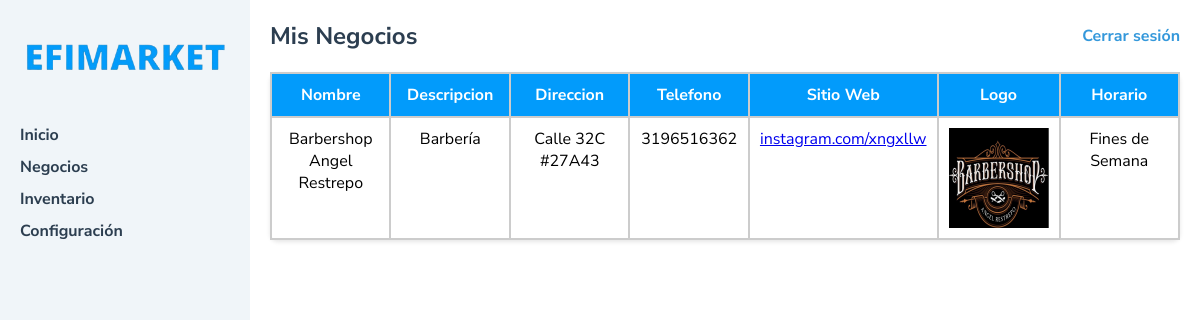
Screenshot of /Vista/usuarios/administracion/misNegocios.php (signed in) with the database file from the repository.
### tables this page shows
CREATE TABLE `negocios` (
  `id_negocio` bigint(20) UNSIGNED NOT NULL,
  `id_usuario` int(11) NOT NULL,
  `nombre_negocio` varchar(100) NOT NULL,
  `descripcion` varchar(255) DEFAULT NULL,
  `direccion` varchar(255) DEFAULT NULL,
  `telefono` varchar(20) DEFAULT NULL,
  `sitio_web` varchar(100) DEFAULT NULL,
  `id_categoria` int(11) DEFAULT NULL,
  `horario` varchar(255) NOT NULL,
  `logo` varchar(255) NOT NULL
);

### Controlador/controladorNegocios.php (called while the page is built, shortened)
<?php
class ControladorNegocios
{
    private $conn;
    public function __construct()
    {
        $servername = "localhost";
        $username = "root";
        $password = "";
        $dbname = "efimarket";
        $this->conn = new mysqli($servername, $username, $password, $dbname);
    }
    public function obtenerNegociosPorUsuario($id_usuario)
    {
        $sql = "SELECT nombre_negocio, descripcion, direccion, telefono, sitio_web, horario, logo  FROM negocios WHERE id_usuario = ?";
        $stmt = $this->conn->prepare($sql);
        $stmt->bind_param("i", $id_usuario);
        $stmt->execute();
        $result = $stmt->get_result();
        $negocios = [];
        while ($row = $result->fetch_assoc()) {
            $negocios[] = $row;
        }
        return $negocios;
    }
}

### Vista/usuarios/administracion/misNegocios.php (the view, shortened to what this page needs)
<?php
require_once '../../../Controlador/controladorNegocios.php';
$controladorNegocios = new ControladorNegocios();
$id_usuario = $_SESSION['id_usuario'];
$negocios = $controladorNegocios->obtenerNegociosPorUsuario($id_usuario);
?>
<!DOCTYPE html>
<html lang="en">
<head>
    <link rel="stylesheet" href="admin.css">
</head>
<body>
    <div class="sidebar">
        <a href="../../index.php" class="logo">
            <img src="../../images/letras.png" alt="Efimarket Logo">
        </a>
        <ul class="menu">
            <li><a href="panel.php">Inicio</a></li>
            <li><a href="negocios.php">Negocios</a></li>
            <li><a href="inventario.php">Inventario</a></li>
            <li><a href="confi.php">Configuración</a></li>
        </ul>
    </div>
    <div class="main-content">
        <header>
            <h1>Mis Negocios</h1>
            <a href="../../../Controlador/logout.php">Cerrar sesión</a>
        </header>
        <div class="content">
            <div class="tablaNegocios">
                <div class="header">Nombre</div>
                <div class="header">Descripcion</div>
                <div class="header">Direccion</div>
                <div class="header">Telefono</div>
                <div class="header">Sitio Web</div>
                <div class="header">Logo</div>
                <div class="header">Horario</div>
                <?php if (isset($negocios) && !empty($negocios)) : ?>
                    <?php foreach ($negocios as $negocio) : ?>
                        <div class="campo"><?php echo $negocio['nombre_negocio']; ?></div>
                        <div class="campo"><?php echo $negocio['descripcion']; ?></div>
                        <div class="campo"><?php echo $negocio['direccion']; ?></div>
                        <div class="campo"><?php echo $negocio['telefono']; ?></div>
                        <div class="campo">
                            <a href="<?php echo strpos($negocio['sitio_web'], 'http') === 0 ? htmlspecialchars($negocio['sitio_web']) : 'https://' . htmlspecialchars($negocio['sitio_web']); ?>" target="_blank">
                                <?php echo htmlspecialchars($negocio['sitio_web']); ?>
                            </a>
                        </div>
                        <div class="campo">
                            <?php if (!empty($negocio['logo'])) : ?>
                                <img src="../../../uploads/logos/<?php echo htmlspecialchars($negocio['logo']); ?>" alt="Logo del negocio" style="max-width: 100px; max-height: 100px;">
                            <?php else : ?>
                                Sin logo
                            <?php endif; ?>
                        </div>
                        <div class="campo"><?php echo $negocio['horario']; ?></div>
                    <?php endforeach; ?>
                <?php else : ?>
                    <div class="campo" colspan="7">No hay negocios registrados</div>
                <?php endif; ?>
            </div>
        </div>
    </div>
</body>
</html>

### Vista/usuarios/administracion/admin.css (style rules this page uses)
* { font-family: "Nunito Sans", sans-serif; }
body { margin: 0; padding: 0; display: flex; }
.sidebar { width: 250px; height: 100vh; background-color: #f0f5f9; padding: 20px; box-sizing: border-box; overflow-y: auto; }
.logo img { max-width: 100%; }
.menu { list-style: none; padding: 0; margin-top: 20px; }
.menu li { margin-bottom: 10px; }
.menu a { text-decoration: none; color: #2c3e50; font-weight: bold; transition: color 0.3s ease; display: block; }
.main-content { flex: 1; padding: 20px; }
header { display: flex; justify-content: space-between; align-items: center; margin-bottom: 20px; }
header h1 { font-size: 24px; color: #2c3e50; margin: 0; text-align: center; }
header a { text-decoration: none; color: #3498db; font-weight: bold; transition: color 0.3s ease; }
.content { background-color: #fff; border-radius: 8px; box-shadow: 0 2px 4px rgba(0, 0, 0, 0.1); }
.tablaNegocios { display: grid; grid-template-columns: repeat(7, 1fr); gap: 0; border: 1px solid #ccc; border-collapse: collapse; }
.header, .campo { padding: 10px; border: 1px solid #ccc; }
.header { background-color: #029bfb; font-weight: bold; text-align: center; color: #fff; }
.campo { display: flex; text-align: center; justify-content: center; }

### rows the page displays
negocios: nombre_negocio "Barbershop Angel Restrepo", descripcion "Barbería", direccion "Calle 32C #27A43", telefono "3196516362", sitio_web "instagram.com/xngxllw", logo (picture), horario "Fines de Semana"
